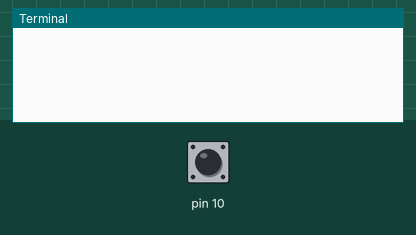
Simulated run of this program. Board: Raspberry Pi (header pin numbers). Shown: the last lines printed to the terminal. The test bench sets the inputs (shaded band); at power-on: pin 10 LOW. The clock reads 2024-03-15 10:24:30 at power-on unless the program sets it; the camera gives no picture and a still takes 0.5 s.

Above: at 1.2 s.
1.3 s: pin 10 pulled HIGH for 0.15 s
At 2.5 s:
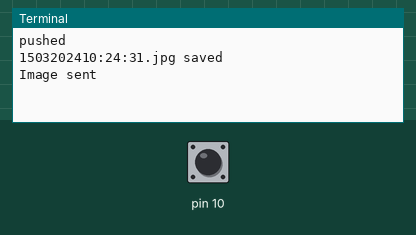
3.3 s: pin 10 pulled HIGH for 1 s
At 3.7 s:
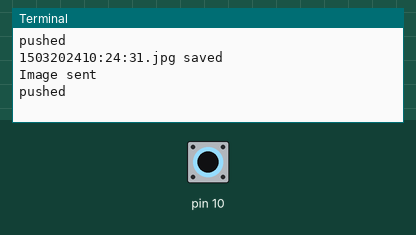
5.8 s: pin 10 pulled HIGH for 0.15 s
At 7.2 s:
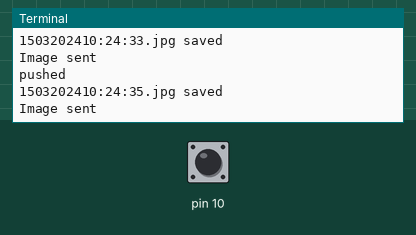
Timing chart, 0 to 8.8 s (numbered marks = the images above; inputs shaded):
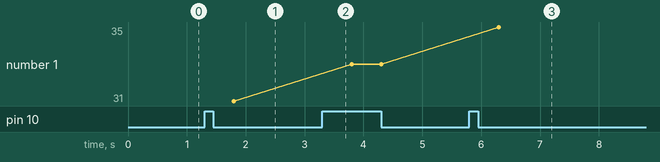

The program:

pi_to_firebase.py
```python
import RPi.GPIO as GPIO
GPIO.setwarnings(False)
GPIO.setmode(GPIO.BOARD)
GPIO.setup(10, GPIO.IN, pull_up_down=GPIO.PUD_DOWN)
from datetime import datetime
from picamera import PiCamera
from time import sleep
import os

import pyrebase

firebaseConfig = {
    'apiKey': "XXXXX",
    'authDomain': "XXXXX",
    'databaseURL': "XXXXX",
    'projectId': "XXXXX",
    'storageBucket': "XXXXX",
    'messagingSenderId': "XXXXX",
    'appId': "XXXXX",
    'measurementId': "XXXXX"

}

firebase = pyrebase.initialize_app(firebaseConfig)

storage = firebase.storage()

camera = PiCamera()

while True:
  try:
    if GPIO.input(10) == GPIO.HIGH:
        print("pushed")
        now = datetime.now()
        dt = now.strftime("%d%m%Y%H:%M:%S")
        name = dt+".jpg"
        camera.capture(name)
        print(name+" saved")
        storage.child(name).put(name)
        print("Image sent")
        os.remove(name)
        print("File Removed")
        sleep(2)


  except:
        camera.close()
```

Measured:
- after the input at 1.3 s, the terminal: prints a new line at once (image 1)
- after the input at 5.8 s, the terminal: prints a new line after 0.50 s (image 3)
- plotted number 1: 31 → 33 after the input at 3.3 s, 33 → 35 after the input at 5.8 s
